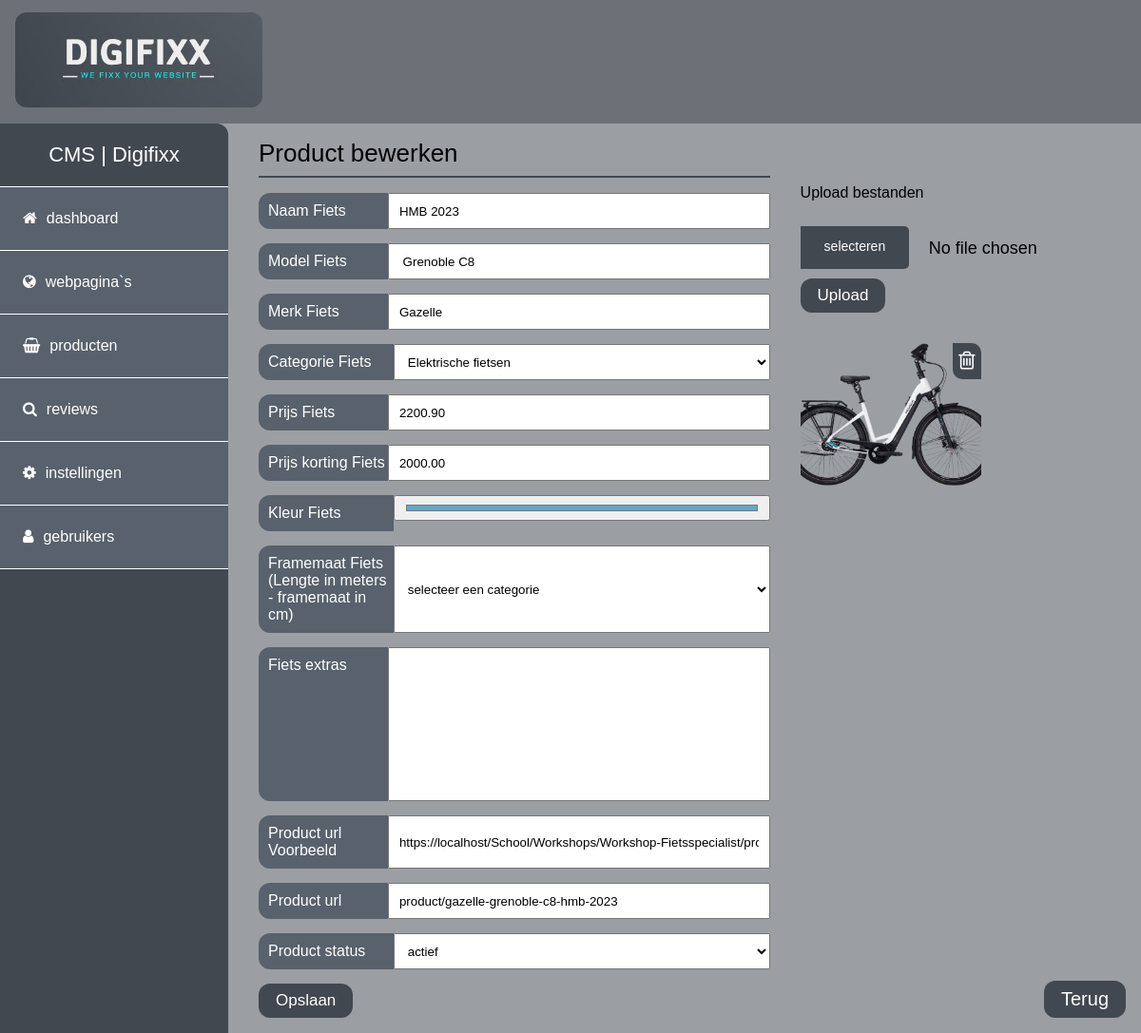
Page /cms/maincms.php?page=product_bewerken&id=2 (signed in) on the earlier database version.
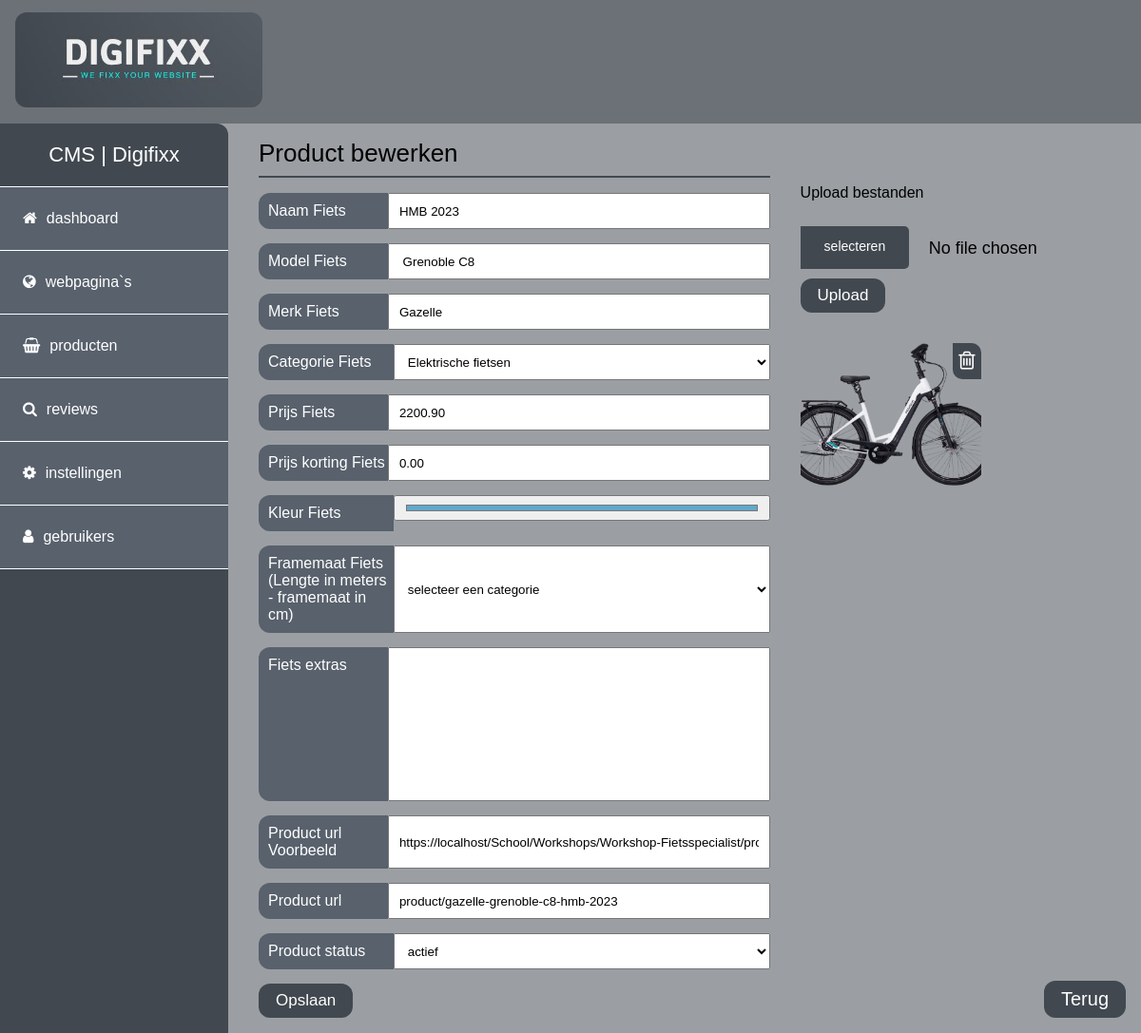
Same page on the later database version.
### tables this page shows
CREATE TABLE `digifixxcms_gebruikers` (
  `id` int(11) NOT NULL,
  `username` varchar(20) NOT NULL,
  `niveau` varchar(200) NOT NULL DEFAULT 'gebruiker',
  `email` varchar(50) NOT NULL,
  `password` char(128) NOT NULL,
  `titel` varchar(50) NOT NULL,
  `geslacht` varchar(15) NOT NULL,
  `voorletters` varchar(15) NOT NULL,
  `tussenvoegsel` varchar(20) NOT NULL,
  `achternaam` varchar(50) NOT NULL,
  `adres` varchar(50) NOT NULL,
  `postcode` varchar(7) NOT NULL,
  `plaats` varchar(50) NOT NULL,
  `telefoon` varchar(12) NOT NULL,
  `mobiel` varchar(10) NOT NULL,
  `actief` varchar(5) NOT NULL,
  `datum_invoer` datetime NOT NULL,
  `ipadres` varchar(20) NOT NULL
);

CREATE TABLE `digifixx_producten` (
  `id` int(11) NOT NULL,
  `naam` varchar(200) NOT NULL,
  `model` varchar(200) NOT NULL,
  `merk` varchar(200) NOT NULL,
  `categorie` varchar(200) NOT NULL,
  `prijs` decimal(8,2) NOT NULL DEFAULT 0.00,
  `prijs_korting` decimal(8,2) NOT NULL DEFAULT 0.00,
  `kleur` varchar(200) NOT NULL,
  `frameMaat` varchar(200) NOT NULL,
  `extras` varchar(200) NOT NULL,
  `paginaurl` varchar(200) NOT NULL,
  `datum` timestamp NOT NULL DEFAULT current_timestamp(),
  `status` varchar(200) NOT NULL DEFAULT 'actief'
);

CREATE TABLE `digifixx_settings` (
  `id` int(11) NOT NULL,
  `weburl` text NOT NULL,
  `naamwebsite` varchar(100) NOT NULL
);

CREATE TABLE `digifixx_images` (
  `id` int(11) NOT NULL,
  `cms_id` int(11) NOT NULL,
  `product_id` int(11) NOT NULL DEFAULT 0,
  `file_name` varchar(255) NOT NULL,
  `uploaded_on` datetime NOT NULL,
  `status` enum('1','0') NOT NULL DEFAULT '1'
);

### cms/login/config.php (called while the page is built, shortened)
<?php
$mysqli = new mysqli(HOST, USER, PASSWORD, DATABASE);
$instellingen = $mysqli->query("SELECT * FROM digifixx_settings WHERE id = '1'") or die($mysqli->error.__LINE__);
$rowinstellingen = $instellingen->fetch_assoc();
if ($rowinstellingen['weburl'] <> "") { $url = $rowinstellingen['weburl']; }
else { $url = (isset($_SERVER['HTTPS']) ? "https" : "http") . "://$_SERVER[HTTP_HOST]"."/~".$ftpuser; }
?>

### cms/php/product_bewerken.php (the view, shortened to what this page needs)
<?php
$sqlProduct = $mysqli -> prepare("SELECT id, naam, model, merk, categorie, prijs, prijs_korting, kleur, frameMaat, extras, paginaurl, status FROM digifixx_producten WHERE id = ?") or die ($mysqli->error.__LINE__);
$productId = $_GET['id'];
$sqlProduct->bind_param('i',$productId);
$sqlProduct->execute();
$sqlProduct->store_result();
$sqlProduct->bind_result($idProduct, $titelProduct, $modelProduct, $merkProduct, $CatProduct, $prijsProduct, $prijsKProduct, $kleurProduct, $frameMaatProduct, $extraProduct, $urlProduct, $statusProduct);
?>
<section id="Productbewerken">
    <div class="left">
        <div class="title">Product bewerken</div>
        <form action="?page=product_bewerken&id=<?=$_GET['id'];?>&opslaan=ja" method="POST">
            <div class="form-group">
                <label for="naam">Naam Fiets</label>
                <input type="text" value="<?=$titelProduct;?>" name="naam" id="naam">
            </div>
            <div class="form-group">
                <label for="model">Model Fiets</label>
                <input type="text" value="<?=$modelProduct;?>" name="model" id="model">
            </div>
            <div class="form-group">
                <label for="merk">Merk Fiets</label>
                <input type="text" value="<?=$merkProduct;?>" name="merk" id="merk">
            </div>
            <div class="form-group">
                <label for="categorie">Categorie Fiets</label>
                <select name="categorie" placeholder="Selecteer een categorie" >
                <?php if ($CatProduct) { echo '<option value="'.$CatProduct.'">'.$CatProduct.'</option>'; } else { ?><option value="">selecteer een categorie</option><?php } ?>
                </select>
            </div>
            <div class="form-group">
                <label for="prijs">Prijs Fiets</label>
                <input type="text" value="<?=$prijsProduct;?>" name="prijs" id="prijs">
            </div>
            <div class="form-group">
                <label for="prijsK">Prijs korting Fiets</label>
                <input type="text" value="<?=$prijsKProduct;?>" name="prijsK" id="prijsK">
            </div>
            <div class="form-group">
                <label for="kleur">Kleur Fiets</label>
                <input type="color" value="<?=$kleurProduct;?>" name="kleur" id="kleur">
            </div>
            <div class="form-group">
                <label for="frameMaat">Framemaat Fiets (Lengte in meters - framemaat in cm)</label>
                <select name="frameMaat" id="frameMaat">
                    <?php if($frameMaatProduct){ ?><option value="<?=$frameMaatProduct;?>"><?=$frameMaatProduct;?></option><?php } else { ?><option value="">selecteer een categorie</option><?php }?>
                </select>
            </div>
            <div class="form-group">
                <label for="extras">Fiets extras</label>
                <textarea name="extras" id="extras" rows="10"><?=$extraProduct;?></textarea>
            </div>
            <div class="form-group">
                <label for="">Product url Voorbeeld</label>
                <input type="text" value="<?=$url;?><?=$urlProduct;?>/" readonly>
            </div>
            <div class="form-group">
                <label for="paginaurl">Product url</label>
                <input type="text" value="<?=$urlProduct;?>" name="paginaurl" id="paginaurl">
            </div>
            <div class="form-group">
                <label for="status">Product status</label>
                <select name="status" id="status">
                    <option value="<?=$statusProduct;?>"><?=$statusProduct;?></option>
                </select>
            </div>
            <input class="btn" type="submit" value="Opslaan">
        </form>
    </div>
    <div class="right">
        <form action="?page=product_upload&id=<?php echo $_GET['id'];?>" method="post" enctype="multipart/form-data">
            <p>Upload bestanden</p>
            <input type="file" multiple="multiple" name="file">
            <input type="submit" name="submit" class="btn" value="Upload">
        </form>
        <div class="image-wrapper">
        <?php
        $query = $mysqli->query("SELECT * FROM digifixx_images WHERE product_id = ".$productId."");
            while($row = $query->fetch_assoc()){
                $imageURL = '../img/'.$row["file_name"];
            ?>
            <div class="img">
                <img src="<?php echo $imageURL; ?>" height="100%" width="100%" alt="" />
                <a class="btn-delete" href="?page=product_delete&id=<?php echo $_GET['id'];?>"><i class="fa fa-trash-o"></i></a>
            </div>
            <?php } ?>
        </div>
    </div>
</section>

### cms/maincms.php (shortened to what this page needs)
<?php
include 'login/config.php';
$urlCMS = $url."cms";
if (!isset($_SESSION['user_id'])) {
    header("Location: ".$urlCMS."/index.php");
    exit();
} else {
    $user_id = $_SESSION['user_id'];
    $rowuser = $mysqli -> prepare("SELECT * FROM digifixxcms_gebruikers WHERE id = ?") or die ($mysqli->error.__LINE__);
    $rowuser->bind_param('i',$user_id);
    $rowuser->execute();
    $result = $rowuser->get_result();
    $rowUser = $result->fetch_assoc();
}
if(!isset($_GET['uitloggen'])){
?>
<!DOCTYPE html>
<html lang="en">
<head>
    <link rel="stylesheet" href="<?=$urlCMS;?>/css/cmsStyle.css">
    <link rel="stylesheet" href="<?=$urlCMS;?>/font-awesome/css/font-awesome.min.css">
</head>
<body>
    <header><?php include ('php/menu.php'); ?></header>
    <main>
        <aside><?php include ('php/hoofdmenu.php'); ?></aside>
        <article>
        <?php  if (!isset($_GET['page'])) {
            include('php/dashboard.php');
        } else if(str_contains($_GET['page'], '?')){
            $pageIndicator = explode("?", $_GET['page']);
            include('php/'.$pageIndicator[0].'.php?'.$pageIndicator[1]);
        } else if(str_contains($_GET['page'], '?') && str_contains($_GET['page'], '&')){
            $pageIndicator2 = explode("?", $_GET['page']);
            $pageIndicator3 = explode("&", $_GET['page']);
            include('php/'.$pageIndicator2[0].'.php?'.$pageIndicator2[1].''.$pageIndicator3[0].''.$pageIndicator3[1]);
        } else {
            include('php/'.$_GET['page'].'.php');
        } ?>
        <span class="TerugBtn" onclick="history.back();">Terug</span>
        </article>
    </main>
</body>
</html>
<?php } else {
    header ($urlCMS.'/index.php');
} ?>

### cms/php/menu.php
<div id="topbar">
    <a href="<?=$url;?>" target="_blank">
        <img id="logo" src="images/logo.JPG" height="100">
    </a>
</div>

### cms/php/hoofdmenu.php (shortened to what this page needs)
<?php
$pageIsset = isset($_GET['page']);
$pageIsNotset = !isset($_GET['page']);
?>
<ul id="hoofdmenu">
    <span id="title">CMS | <?php echo ucfirst($rowUser['username']); ?></span>
        <li><a <?php if ($pageIsNotset or $pageIsset == "dashboard") { echo "class=\"active\""; } ?> href="?page=dashboard"><i class="fa fa-home"></i><span class="menu-item">dashboard</span></a></li>
    <?php if ($rowUser['niveau'] != "gebruiker") {  ?>
        <li><a <?php if ($pageIsset == "webpaginas") { echo "class=\"active\""; } ?> href="?page=webpaginas"><i class="fa fa-globe"></i><span class="menu-item">webpagina`s</span></a></li>
        <li><a <?php if ($pageIsset== "producten") { echo "class=\"active\""; } ?> href="?page=producten"><i class="fa fa-shopping-basket"></i><span class="menu-item">producten</span></a></li>
        <li><a <?php if ($pageIsset== "reviews") { echo "class=\"active\""; } ?> href="?page=reviews"><i class="fa fa-search"></i><span class="menu-item">reviews</span></a></li>
    <?php } ?>
    <?php if ($rowUser['niveau'] == "admin" || $rowUser['niveau'] == "medewerker") {  ?>
        <li><a <?php if ($pageIsset== "instellingen") { echo "class=\"active\""; } ?> href="?page=instellingen"><i class="fa fa-cog"></i><span class="menu-item">instellingen</span></a></li>
        <li><a <?php if ($pageIsset== "gebruikers") { echo "class=\"active\""; } ?> href="?page=gebruikers"><i class="fa fa-user"></i><span class="menu-item">gebruikers</span></a></li>
    <?php } ?>
</ul>

### cms/css/cmsStyle.css (style rules this page uses)
body { margin: 0 auto; scroll-behavior: smooth; font-family: "Rosario", sans-serif; }
.btn { padding: 8px 18px; background-color: #414850; color: #fff; border-radius: 12px; border: none; cursor: pointer; width: -moz-fit-content; width: fit-content; font-size: 17px; text-decoration: none; }
header { position: fixed; z-index: 100; width: 100%; }
header #topbar { display: flex; padding: 1rem; height: 98px; background-color: rgba(65, 72, 80, 0.5215686275); align-items: center; justify-content: space-between; }
header #topbar #logo { border-radius: 12px; }
main { display: grid; grid-template-columns: repeat(5, minmax(0, 1fr)); }
main aside { position: fixed; background-color: #414850; height: 100%; width: 20%; margin-top: 130px; border-radius: 0 12px 0 0; }
main aside #hoofdmenu { list-style: none; padding: 0; margin: 0; }
main aside #hoofdmenu #title { display: flex; justify-content: center; align-items: center; padding: 1.25rem; font-size: 22px; color: #fff; }
main aside #hoofdmenu li { background-color: #58616c; border-top: solid 1px #fff; width: 100%; overflow: hidden; }
main aside #hoofdmenu li:last-of-type { border-bottom: solid 1px #fff; }
main aside #hoofdmenu li a { position: relative; color: #fff; text-decoration: none; display: inline-flex; gap: 10px; font-size: 16px; width: 100%; padding: 1.5rem; transition: all 0.3s; }
main article { grid-column: span 4/span 4; grid-column-start: 2; margin-top: 130px; padding: 1rem 2rem 1rem 2rem; position: relative; }
main article .TerugBtn { padding: 8px 18px; background-color: #414850; color: #fff; border-radius: 12px; cursor: pointer; font-size: 20px; position: fixed; right: 1rem; bottom: 1rem; }
main article section#paginaBewerken, main article section#Productbewerken { display: grid; grid-template-columns: repeat(5, minmax(0, 1fr)); }
main article section#paginaBewerken .left, main article section#Productbewerken .left { grid-column: span 3/span 3; }
main article section#paginaBewerken .right, main article section#Productbewerken .right { grid-column: span 2/span 2; }
main article section#paginaBewerken .right form, main article section#Productbewerken .right form { display: flex; flex-direction: column; gap: 10px; padding: 2rem 2rem 1rem 2rem; }
main article section#paginaBewerken .right form input[type=file], main article section#Productbewerken .right form input[type=file] { position: relative; height: 25px; display: flex; font-size: 18px; padding: 10px; }
main article section#paginaBewerken .right form input[type=file]::before, main article section#Productbewerken .right form input[type=file]::before { content: "selecteren"; display: block; background: #414850; color: #fff; font-size: 14px; width: auto; padding: 13px 25px 0px 25px; border-radius: 0px 5px 5px 0px; text-decoration: none; position: absolute; top: 0px; left: 0px; height: 100%; box-sizing: border-box; border: 0; cursor: pointer; }
main article section#paginaBewerken .right .image-wrapper, main article section#Productbewerken .right .image-wrapper { display: grid; grid-template-columns: repeat(2, minmax(0, 1fr)); grid-gap: 10px; max-height: 300px; overflow: scroll; padding: 1rem 2rem 2rem 2rem; }
main article section#paginaBewerken .right .image-wrapper .img, main article section#Productbewerken .right .image-wrapper .img { position: relative; height: 150px; width: 190px; }
main article section#paginaBewerken .right .image-wrapper .img img, main article section#Productbewerken .right .image-wrapper .img img { -o-object-fit: cover; object-fit: cover; border-radius: 12px; }
main article section#paginaBewerken .right .image-wrapper .img .btn-delete, main article section#Productbewerken .right .image-wrapper .img .btn-delete { position: absolute; border-radius: 0 10px 0 10px; top: 0%; right: 0%; background: #414850; color: #fff; padding: 6px; font-size: 22px; }
main article section .title { font-size: 26px; font-weight: 500; padding-bottom: 0.5rem; margin-bottom: 1rem; border-bottom: 2px solid #414850; }
.form-group { width: 100%; display: flex; margin: 15px 0px; }
.form-group label { width: 25%; padding: 10px 0px 10px 10px; background: #58616c; color: #fff; border-radius: 12px 0px 0px 12px; }
.form-group input, .form-group textarea, .form-group select { width: 75%; padding: 5px 10px; font-family: "Rosario", sans-serif; resize: none; }

### cms/maincms.php (style rules this page uses)
body { background: #41485085; }

Differences in the rows shown:
changed digifixx_producten "Grenoble C8": prijsK "2000.00" → "0.00"
